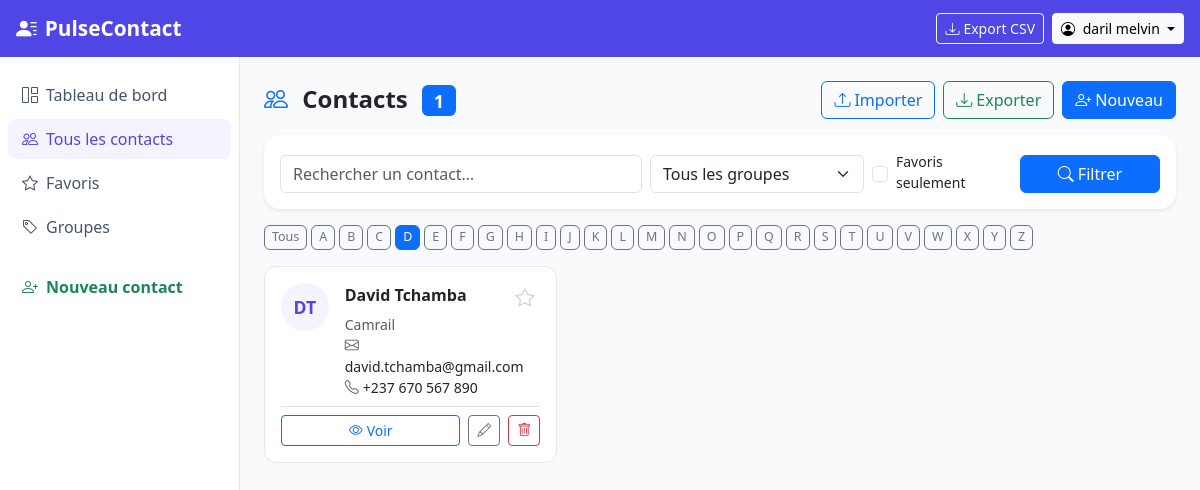
Page /contacts/?letter=D (signed in) on the committed database.
### contacts/models.py (models this page shows, shortened)
class Contact(models.Model):
    objects     = ContactManager()          # exclut les supprimés
    all_objects = models.Manager()          # inclut tout
    user    = models.ForeignKey(User, on_delete=models.CASCADE, related_name='contacts')
    groups  = models.ManyToManyField(ContactGroup, blank=True, related_name='contacts', verbose_name="Groupes")
    first_name  = models.CharField(max_length=100, verbose_name="Prénom")
    last_name   = models.CharField(max_length=100, blank=True, verbose_name="Nom")
    photo       = models.ImageField(upload_to='contacts/', blank=True, null=True, verbose_name="Photo")
    email       = models.EmailField(blank=True, verbose_name="Email")
    phone       = models.CharField(max_length=30, blank=True, verbose_name="Téléphone")
    address     = models.TextField(blank=True, verbose_name="Adresse")
    company     = models.CharField(max_length=150, blank=True, verbose_name="Entreprise")
    notes       = models.TextField(blank=True, verbose_name="Notes")
    is_favorite = models.BooleanField(default=False, verbose_name="Favori")
    is_deleted  = models.BooleanField(default=False)
    deleted_at  = models.DateTimeField(null=True, blank=True)
    created_at  = models.DateTimeField(auto_now_add=True)
    updated_at  = models.DateTimeField(auto_now=True)
    class Meta:
        verbose_name = "Contact"
        verbose_name_plural = "Contacts"
        ordering = ['first_name', 'last_name']
    @property
    def full_name(self):
        return f"{self.first_name} {self.last_name}".strip()
    @property
    def initials(self):
        parts = self.full_name.split()
        if len(parts) >= 2:
            return f"{parts[0][0]}{parts[-1][0]}".upper()
        return self.full_name[0].upper() if self.full_name else "?"

### contacts/views.py (the view, shortened to what this page needs)
# urls.py: path('',                  views.contact_list,     name='list'),
@login_required
def contact_list(request):
    contacts = Contact.objects.filter(user=request.user)
    form = SearchForm(request.GET, user=request.user)
    if form.is_valid():
        q             = form.cleaned_data.get('q', '').strip()
        group         = form.cleaned_data.get('group')
        favorites_only = form.cleaned_data.get('favorites_only')
        if group:
            contacts = contacts.filter(groups=group)
        if favorites_only:
            contacts = contacts.filter(is_favorite=True)
    letter = request.GET.get('letter', '').upper()
    if letter and letter.isalpha():
        contacts = contacts.filter(first_name__istartswith=letter)
    per_page  = getattr(settings, 'CONTACTS_PER_PAGE', 20)
    paginator = Paginator(contacts, per_page)
    page      = request.GET.get('page', 1)
    page_obj  = paginator.get_page(page)
    alphabet = list('ABCDEFGHIJKLMNOPQRSTUVWXYZ')
    context = {
        'page_obj':  page_obj,
        'form':      form,
        'alphabet':  alphabet,
        'letter':    letter,
        'total':     contacts.count(),
    }
    return render(request, 'contacts/list.html', context)

### contacts/forms.py
class SearchForm(forms.Form):
    q = forms.CharField(
        required=False,
        widget=forms.TextInput(attrs={
            'class': 'form-control',
            'placeholder': 'Rechercher un contact…',
            'id': 'search-input',
        })
    )
    group = forms.ModelChoiceField(
        queryset=ContactGroup.objects.none(),
        required=False,
        empty_label="Tous les groupes",
        widget=forms.Select(attrs={'class': 'form-select'})
    )
    favorites_only = forms.BooleanField(
        required=False,
        widget=forms.CheckboxInput(attrs={'class': 'form-check-input'})
    )
    def __init__(self, *args, user=None, **kwargs):
        super().__init__(*args, **kwargs)
        if user:
            self.fields['group'].queryset = ContactGroup.objects.filter(user=user)

### contacts/models.py (called while the page is built)
    def __str__(self):
        return self.name

    def get_queryset(self):
        return super().get_queryset().filter(is_deleted=False)

### templates/contacts/list.html (shortened to what this page needs)
{% extends 'base.html' %}
{% block content %}
<div class="d-flex justify-content-between align-items-center mb-3">
  <h4 class="fw-bold mb-0">
    <i class="bi bi-people me-2 text-primary"></i>
    Contacts
    <span class="badge bg-primary ms-2">{{ total }}</span>
  </h4>
  <div class="d-flex gap-2">
    <a href="{% url 'contacts:import_csv' %}" class="btn btn-outline-primary">
      <i class="bi bi-upload me-1"></i>Importer
    </a>
    <a href="{% url 'contacts:export_csv' %}" class="btn btn-outline-success">
      <i class="bi bi-download me-1"></i>Exporter
    </a>
    <a href="{% url 'contacts:create' %}" class="btn btn-primary">
      <i class="bi bi-person-plus me-1"></i>Nouveau
    </a>
  </div>
</div>
<div class="card border-0 shadow-sm rounded-4 p-3 mb-3">
  <form method="get" class="row g-2 align-items-end">
    <div class="col-md-5">
      {{ form.q }}
    </div>
    <div class="col-md-3">
      {{ form.group }}
    </div>
    <div class="col-md-2 d-flex align-items-center gap-2">
      {{ form.favorites_only }}
      <label class="form-check-label small">Favoris seulement</label>
    </div>
    <div class="col-md-2">
      <button type="submit" class="btn btn-primary w-100">
        <i class="bi bi-search me-1"></i>Filtrer
      </button>
    </div>
  </form>
</div>
<div class="alphabet-bar d-flex flex-wrap gap-1 mb-3">
  <a href="{% url 'contacts:list' %}" class="btn btn-sm {% if not letter %}btn-primary{% else %}btn-outline-secondary{% endif %}">Tous</a>
  {% for l in alphabet %}
  <a href="?letter={{ l }}" class="btn btn-sm {% if letter == l %}btn-primary{% else %}btn-outline-secondary{% endif %}">{{ l }}</a>
  {% endfor %}
</div>
{% if page_obj.object_list %}
<div class="row g-3">
  {% for contact in page_obj %}
  <div class="col-md-6 col-xl-4">
    <div class="contact-card p-3 h-100">
      <div class="d-flex align-items-start gap-3">
        {% if contact.photo %}
        <img src="{{ contact.photo.url }}" alt="{{ contact.full_name }}"
             class="rounded-circle" style="width:48px;height:48px;object-fit:cover;">
        {% else %}
        <div class="avatar-initials">{{ contact.initials }}</div>
        {% endif %}
        <div class="flex-grow-1 min-width-0">
          <div class="d-flex justify-content-between align-items-start">
            <a href="{% url 'contacts:detail' contact.pk %}" class="text-decoration-none">
              <div class="fw-semibold text-dark">{{ contact.full_name }}</div>
            </a>
            <button class="btn-star" data-pk="{{ contact.pk }}" title="Favori">
              <i class="bi {% if contact.is_favorite %}bi-star-fill{% else %}bi-star{% endif %}"></i>
            </button>
          </div>
          {% if contact.company %}
          <div class="text-muted small">{{ contact.company }}</div>
          {% endif %}
          {% if contact.email %}
          <div class="small"><i class="bi bi-envelope me-1 text-muted"></i>{{ contact.email }}</div>
          {% endif %}
          {% if contact.phone %}
          <div class="small"><i class="bi bi-telephone me-1 text-muted"></i>{{ contact.phone }}</div>
          {% endif %}
        </div>
      </div>
      <div class="d-flex gap-2 mt-2 pt-2 border-top">
        <a href="{% url 'contacts:detail' contact.pk %}" class="btn btn-sm btn-outline-primary flex-grow-1">
          <i class="bi bi-eye me-1"></i>Voir
        </a>
        <a href="{% url 'contacts:update' contact.pk %}" class="btn btn-sm btn-outline-secondary">
          <i class="bi bi-pencil"></i>
        </a>
        <a href="{% url 'contacts:delete' contact.pk %}" class="btn btn-sm btn-outline-danger">
          <i class="bi bi-trash"></i>
        </a>
      </div>
    </div>
  </div>
  {% endfor %}
</div>
{% endif %}
{% endblock %}

### templates/base.html (shortened to what this page needs)
<!DOCTYPE html>
<html lang="fr">
<head>
  <link href="https://cdn.jsdelivr.net/npm/bootstrap@5.3.2/dist/css/bootstrap.min.css" rel="stylesheet">
  <link href="https://cdn.jsdelivr.net/npm/bootstrap-icons@1.11.3/font/bootstrap-icons.css" rel="stylesheet">
</head>
<body>
<nav class="navbar navbar-expand-lg navbar-dark">
  <div class="container-fluid px-3">
    <a class="navbar-brand text-white" href="{% url 'contacts:list' %}">
      <i class="bi bi-person-lines-fill me-2"></i>PulseContact
    </a>
    {% if user.is_authenticated %}
    <div class="ms-auto d-flex align-items-center gap-2">
      <a href="{% url 'contacts:export_csv' %}" class="btn btn-sm btn-outline-light">
        <i class="bi bi-download me-1"></i>Export CSV
      </a>
      <div class="dropdown">
        <button class="btn btn-sm btn-light dropdown-toggle" data-bs-toggle="dropdown">
          <i class="bi bi-person-circle me-1"></i>
          {{ user.get_full_name|default:user.username }}
        </button>
      </div>
    </div>
    {% endif %}
  </div>
</nav>
<div class="d-flex">
  {% if user.is_authenticated %}
  <nav class="sidebar d-none d-lg-block flex-shrink-0">
    <ul class="nav flex-column">
      <li class="nav-item">
        <a href="{% url 'contacts:dashboard' %}"
           class="nav-link {% if request.resolver_match.url_name == 'dashboard' %}active{% endif %}">
          <i class="bi bi-grid-1x2 me-2"></i>Tableau de bord
        </a>
      </li>
      <li class="nav-item">
        <a href="{% url 'contacts:list' %}"
           class="nav-link {% if request.resolver_match.url_name == 'list' %}active{% endif %}">
          <i class="bi bi-people me-2"></i>Tous les contacts
        </a>
      </li>
      <li class="nav-item">
        <a href="{% url 'contacts:list' %}?favorites_only=true"
           class="nav-link">
          <i class="bi bi-star me-2"></i>Favoris
        </a>
      </li>
      <li class="nav-item">
        <a href="{% url 'contacts:groups' %}"
           class="nav-link {% if 'group' in request.resolver_match.url_name %}active{% endif %}">
          <i class="bi bi-tag me-2"></i>Groupes
        </a>
      </li>
      <li class="nav-item mt-3">
        <a href="{% url 'contacts:create' %}" class="nav-link text-success fw-semibold">
          <i class="bi bi-person-plus me-2"></i>Nouveau contact
        </a>
      </li>
    </ul>
  </nav>
  {% endif %}
  <main class="flex-grow-1 p-4">
    {% block content %}{% endblock %}
  </main>
</div>
</body>
</html>

### templates/base.html (style rules this page uses)
:root { --sgc-primary: #4F46E5; --sgc-primary-dark: #3730A3; --sgc-light: #F5F3FF; }
body { background: #F8FAFC; min-height: 100vh; }
.navbar { background: var(--sgc-primary) !important; }
.navbar-brand { font-weight: 700; font-size: 1.3rem; }
.sidebar { width: 240px; min-height: calc(100vh - 56px); background: white; border-right: 1px solid #E2E8F0; padding-top: 1rem; }
.sidebar .nav-link { color: #475569; border-radius: 8px; margin: 2px 8px; padding: 8px 14px; }
.sidebar .nav-link:hover, .sidebar .nav-link.active { background: var(--sgc-light); color: var(--sgc-primary); font-weight: 500; }
.contact-card { border: 1px solid #E2E8F0; border-radius: 12px; transition: box-shadow 0.2s, transform 0.1s; background: white; }
.avatar-initials { width: 48px; height: 48px; border-radius: 50%; display: flex; align-items: center; justify-content: center; font-weight: 700; font-size: 1.1rem; background: var(--sgc-light); color: var(--sgc-primary); }
.alphabet-bar .btn { padding: 2px 7px; font-size: 0.78rem; border-radius: 6px; }
.btn-star { border: none; background: none; cursor: pointer; font-size: 1.2rem; }
.btn-star .bi-star { color: #CBD5E1; }

### rows in the picture
Contact: initials "DT", full_name "David Tchamba", is_favorite False (drawn), company "Camrail", email "david.tchamba@gmail.com", phone "+237 670 567 890"

### other values in the picture
{{ user.get_full_name|default:user.username }} "daril melvin"
{{ total }} "1"
{{ l }} "A" "B" "C" "D" "E" "F" "G" "H" "I" "J" "K" "L" "M" "N" "O" "P" "Q" "R" "S" "T" "U" "V" "W" "X" "Y" "Z"
